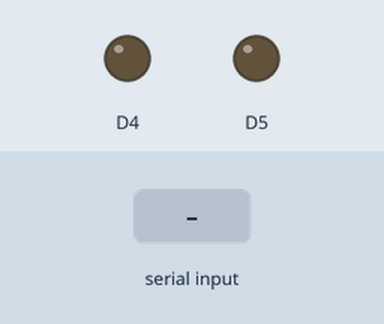
Recording of a sketch running on a simulated ESP8266 (NodeMCU). Parts: output pins drawn as LEDs (lit = HIGH). The inputs (shaded band) are chosen by the test bench. WiFi joins after 1.5 s; servers stay silent unless stated; uploads are accepted with an empty reply; what the sketch prints to the serial monitor is not drawn.

Above: at 0.1 s.
At 2.7 s:
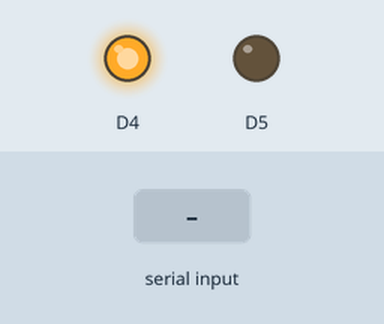
2.8 s: "1" received over Serial
At 5.1 s:
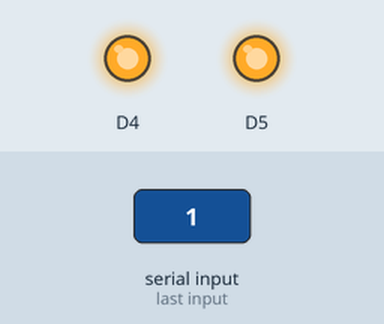
Timing chart, 0 to 6.8 s (numbered marks = the images above; inputs shaded):
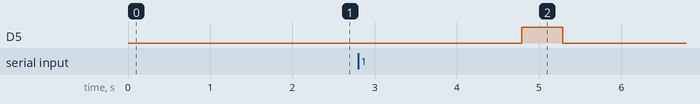

Measured:
- after the input at 2.8 s, D5: LOW → HIGH after 2.0 s, → LOW 0.50 s later

The sketch:

Client.ino
```cpp
/* HTTP Client that sends messages over HTTP

   Ranjit Bhinge,
   Device Interactions

   www.device-interactions.com
   www.github.com/deviceinteractions

   http://blog.device-interactions.com
   http://shop.device-interactions.com

   This example sets up an ESP8266 as an HTTP Client and connects to the Server's WiFi hotspot
   This Client sends messages using HTTP GET requests and expects an acknowledgement response from the Server

   The Messages and responses will be visible in the Serial monitor

   To send a message, open the Serial Monitor and type it in the top bar and hit 'Send'

   To send long messages with spaces, please use '%20' instead of the space.
   eg: 'This%20is%20a%20space'  -> 'This is a space'

*/


#include <Arduino.h>

#include <ESP8266WiFi.h>

#include <ESP8266HTTPClient.h>

// This is the Server's WiFi network the client will try to connect to
#define WIFI_SSID "ESP-SERVER"    // same as the Server AP WiFi name
#define WIFI_PASS "password"      // same as the Server AP WiFi password

String http_addr = "http://192.168.4.1";  // Server's IP address on the AP network

// Global variables
String url = "";
String body = "";

void setup() {
    pinMode(D4, OUTPUT);
    pinMode(D5, OUTPUT);
    Serial.begin(9600); // Init Serial comms

    // Clear the Serial buffer
    Serial.println();
    Serial.println("Clearing Serial buffer...");
    Serial.flush();
    WiFi.begin(WIFI_SSID, WIFI_PASS);
    Serial.println("\nConnecting to the Server's Access Point");

    // WiFi connection
    while (WiFi.status() != WL_CONNECTED) {
      digitalWrite(D4, LOW);
      delay(500);
      Serial.print(".");
    }
    Serial.println("");
    Serial.print("Connected to ");
    Serial.println(WIFI_SSID);
    Serial.print("IP address: ");
    Serial.println(WiFi.localIP());
    Serial.println();
    Serial.println("Ready to send a message. Type into the Serial Monitor Bar and hit Send");
    digitalWrite(D4, HIGH);
}

void loop() {
    // Auto reconnect on loss of WiFi connection
    if(WiFi.status() != WL_CONNECTED){
      while (WiFi.status() != WL_CONNECTED) {
        digitalWrite(D4, LOW);
        delay(500);
        Serial.print(".");
      }
      Serial.println("");
      Serial.print("Connected to ");
      Serial.println(WIFI_SSID);
      Serial.print("IP address: ");
      Serial.println(WiFi.localIP());
      Serial.println();
      Serial.println("Ready to send a message. Type into the Serial Monitor Bar and hit Send");
      digitalWrite(D4, HIGH);
    }

    // wait for Serial input from the User
     if(Serial.available()>0){
      body  = Serial.readString();
      // Check if the received message is valid
      if((body.length()>0)) {

          // Initiate the HTTP call based on the received User Input
          HTTPClient http;
          url = http_addr + "/message?body=" + body;
          Serial.print("[HTTP] starting...\n");
          // configure traged server and url
          Serial.println(url);
          http.begin(url);

          Serial.print("Sending message - ");
          Serial.println(body);
          // start connection and send HTTP header
          int httpCode = http.GET();

          // httpCode will be negative on error
          if(httpCode > 0) {
              // Receive the Server response
              if(httpCode == HTTP_CODE_OK) {
                  digitalWrite(D5, HIGH);
                  Serial.print("Received Response\n");
                  String payload = http.getString();
                  Serial.println(payload);
                  Serial.flush();
              }
          } else {
              Serial.printf("[HTTP] GET... failed, error: %s\n", http.errorToString(httpCode).c_str());
          }

          http.end();
      }
    }

    delay(500);
    digitalWrite(D5, LOW);
    delay(1500);
}
```
